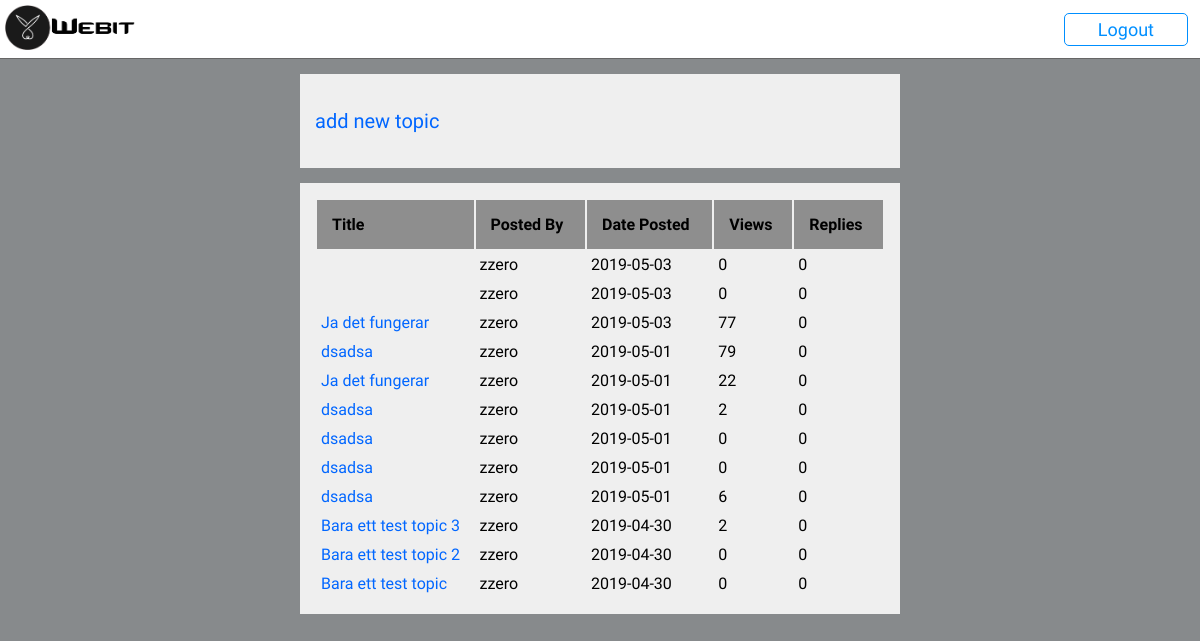
The page /topics.php?cid=1&scid=1 (signed in) on the database its author committed.
### tables this page shows
CREATE TABLE `topics` (
  `topic_id` int(8) UNSIGNED NOT NULL,
  `replies` int(3) UNSIGNED NOT NULL,
  `category_id` int(3) UNSIGNED NOT NULL,
  `subcategory_id` int(3) UNSIGNED NOT NULL,
  `author` varchar(16) NOT NULL,
  `title` varchar(128) NOT NULL,
  `content` text NOT NULL,
  `date_posted` date NOT NULL,
  `views` int(5) UNSIGNED NOT NULL
);

### content_function.php (the view, shortened to what this page needs)
<?php
	function disptopics($cid, $scid) {
		include ('dbconn.php');
		$select = mysqli_query($con, "SELECT topic_id, author, title, date_posted, views, replies FROM categories, subcategories, topics
									  WHERE ($cid = topics.category_id) AND ($scid = topics.subcategory_id) AND ($cid = categories.cat_id)
									  AND ($scid = subcategories.subcat_id) ORDER BY topic_id DESC");
		if(mysqli_num_rows($select) != 0) {
			echo "<table class='topic-table'>";
			echo "<tr><th>Title</th><th>Posted By</th><th>Date Posted</th><th>Views</th><th>Replies</th></tr>";
			while ($row = mysqli_fetch_assoc($select)) {
				echo "<tr><td><a href='readtopic.php?cid=".$cid."&scid=".$scid."&tid=".$row['topic_id']."'>
					 ".$row['title']."</a></td><td>".$row['author']."</td><td>".$row['date_posted']."</td><td>".$row['views']."</td>
					 <td>".$row['replies']."</td></tr>";
			}
			echo "</table>";
		} 	else {
				echo "<p>this category has no topics yet!  <a href='newtopic.php?cid=".$cid."&scid=".$scid."'>
					add the very first topic like a boss! (click here)</a></p>";
			}
		}
?>

### css/style.css (style rules this page uses)
body { margin:0; padding:0; background-color:#878A8C; }
*,:after,:before { box-sizing:border-box }
a { color:inherit;text-decoration:none }
form { margin-top:-22px; }
form > .logout { color: #008FFF; text-decoration: none; padding: 5px 33px 5px 33px; border: 1px solid #008FFF; background-color:white; border-radius: 5px; cursor: pointer; transition: 0.3s; margin-top: -45px; margin-right:12px; float: right; font-size: 18px; font-family: 'exo 2', sans-serif, Helvetica, 'Times New'; }
.content > .topic-table > tbody > tr > th,td { padding:15px; }
a { text-decoration: none; color: #0066FF; }
table.topic-table { width: 100%; font-family: "exo 2", sans-serif; }
table.topic-table th { vertical-align: top; text-align: left; font-size: 12pt; background-color: #8E8E8E; padding: 4px; }
table.topic-table td { font-size: 12pt; padding: 4px; }

### rows shown on the page
topics: author "zzero", date_posted "2019-05-03", views "0", replies "0"
topics: author "zzero", date_posted "2019-05-03", views "0", replies "0"
topics: title "Ja det fungerar", author "zzero", date_posted "2019-05-03", views "77", replies "0"
topics: title "dsadsa", author "zzero", date_posted "2019-05-01", views "79", replies "0"
topics: title "Ja det fungerar", author "zzero", date_posted "2019-05-01", views "22", replies "0"
topics: title "dsadsa", author "zzero", date_posted "2019-05-01", views "2", replies "0"
topics: title "dsadsa", author "zzero", date_posted "2019-05-01", views "0", replies "0"
topics: title "dsadsa", author "zzero", date_posted "2019-05-01", views "0", replies "0"
topics: title "dsadsa", author "zzero", date_posted "2019-05-01", views "6", replies "0"
topics: title "Bara ett test topic 3", author "zzero", date_posted "2019-04-30", views "2", replies "0"
topics: title "Bara ett test topic 2", author "zzero", date_posted "2019-04-30", views "0", replies "0"
topics: title "Bara ett test topic", author "zzero", date_posted "2019-04-30", views "0", replies "0"
